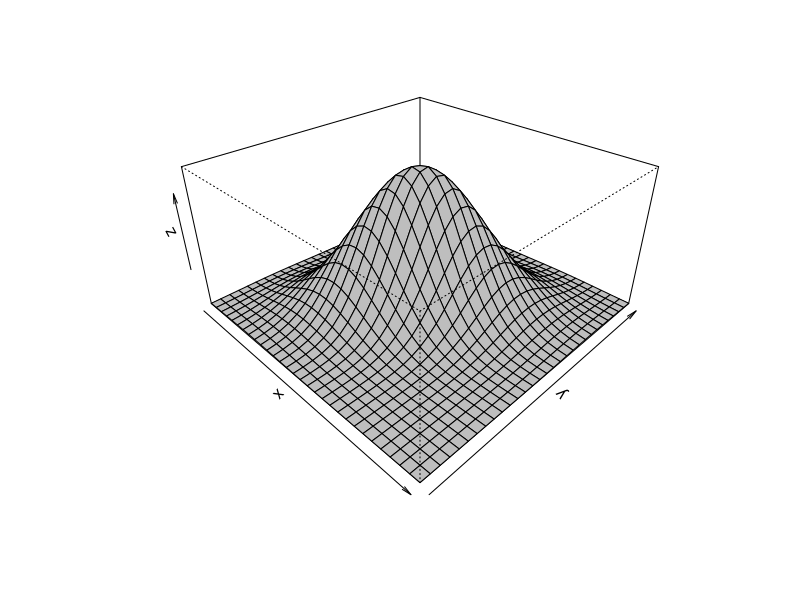

Write R code to recreate this figure.
library(mvtnorm)
library(scatterplot3d)

sigma.zero = matrix(c(1, 0.5, 0.5, 1), 2, 2)
x = seq(-3, 3, length=30)
y = x
f = function(x, y) {
  dmvnorm(matrix(c(x, y), ncol=2), mean=c(0, 0), sigma=sigma.zero)
}
z = outer(x, y, f)
persp(x, y, z, theta=45, phi=30, expand = 0.5, col='gray')
